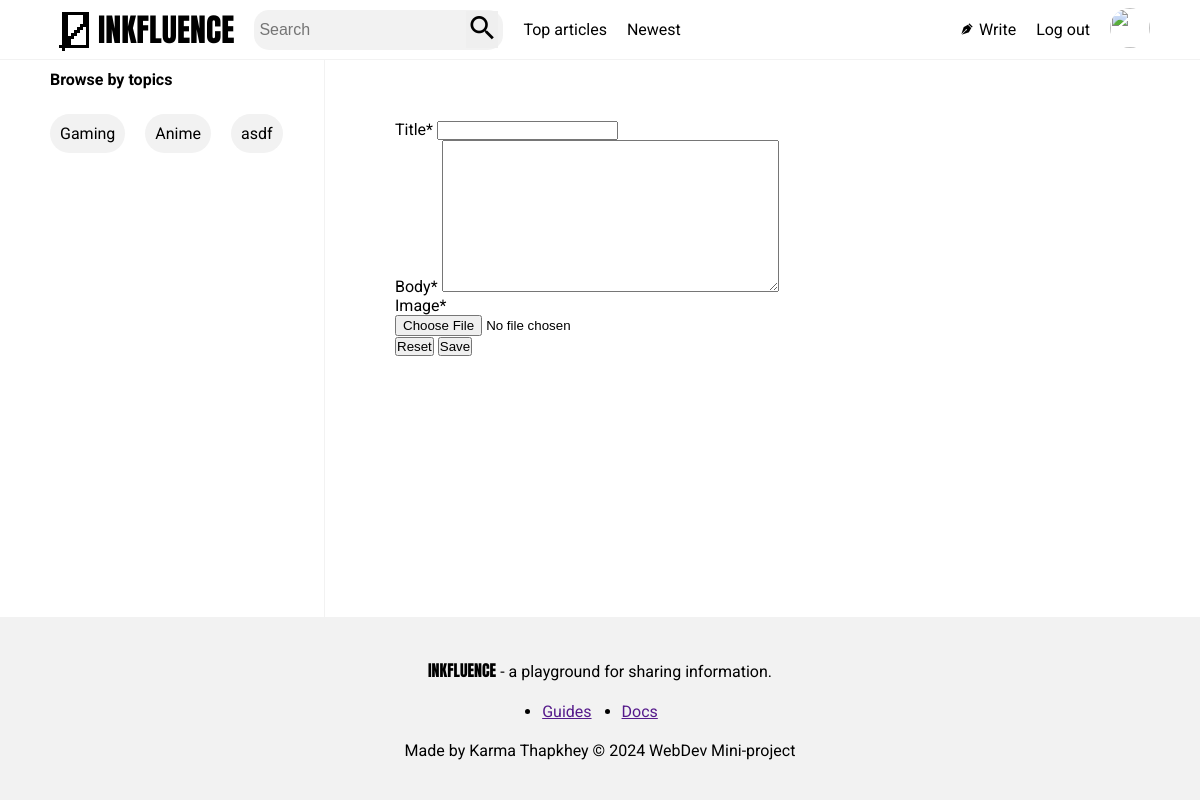
/write/ (signed in), run on the app's committed database.
### main/views.py (the view)
# urls.py: path('write/', writepost, name="write"),
@login_required(login_url='login')
def writepost(request):
    tags = Tag.objects.all()
    if request.method == 'POST':
        form = ArticleForm(request.POST, request.FILES)
        if form.is_valid():
            article = form.save(commit=False)
            article.user = request.user  # Set the user before saving
            article.save()
            form.save_m2m()
            return redirect('home')  # Redirect to a success page
    else:
        form = ArticleForm(initial={'user': request.user})
    return render(request, 'writepost.html', {'form': form, 'tags':tags})

### main/forms.py
class ArticleForm(ModelForm):
    class Meta:
        model = Article
        fields = ["user","title", 'body', "image", "tags"]
        widgets = {
            'tags': forms.Select(choices=categories),
            'user': forms.HiddenInput()
        }

### main/templates/writepost.html (shortened to what this page needs)
{% extends 'index.html' %}
{% block content %}
{% load crispy_forms_tags %}
<form method="post" enctype="multipart/form-data">
    <div class="form-group">
        {% if form %}
            {% for field in form %}
                <div class="mb-4">
                    {{ field|as_crispy_field|safe }}
                </div>
            {% endfor %}
            <div class="mb-3">
                <button type="reset" class="btn btn-secondary">Reset</button>
                <button type="submit" class="btn btn-success">Save</button>
            </div>
        {% endif %}
    </div>
</form>
{% endblock %}

### main/templates/index.html (shortened to what this page needs)
<!DOCTYPE html>
<html lang="en">
<head>
    {% block styles %}
    {% load static %}
    <link rel="stylesheet" href="{% static 'styles.css' %}">
    {% endblock %}
    <link rel="stylesheet" href="https://cdn.jsdelivr.net/npm/@mdi/font@7.4.47/css/materialdesignicons.min.css">
</head>
<body>
    <header>
        <ul class="navbar">
            <li><a href="{% url 'home' %}"><svg xmlns="http://www.w3.org/2000/svg" viewBox="2 1 16 16" height="48px"><path d="M8,11H9V10H10V9H11V8H12V7H13V4H8ZM7,16H6V15H5V14H6V3H15V15H7ZM14,14V8H13V9H12V10H11V11H10V12H9V14Z"/></svg><p>INKFLUENCE</p></a></li>
            <li>
                <div class="search-bar">
                    <form action="{% url 'searchArticle' %}">
                        <input type="search" name="search" placeholder="Search">
                        <button type="submit" class="mdi mdi-magnify"></button>
                    </form>
                </div>
            </li>
            <li>
                <a href="{% url 'topArticles' %}">Top articles</a>
            </li>
            <li>
                <a href="{% url 'newArticles' %}">Newest</a>
            </li>
            <li><span class="mdi mdi-fountain-pen-tip"></span>
                <a href="{% url 'write' %}">Write</a>
            </li>
            <li>
                <a href="{% url 'logout' %}">Log out</a>
            </li>
            <li id="profileimg">
               <img src="{{ user_profile.profileimg.url }}">
            </li>
        </ul>
    </header>
    <div class="main">
        <div class="left-window">
            {% block left-window %}
            <div class="topics">
                <h4>Browse by topics</h4>
                <ul class="topics">
                    {% for article_tag in tags %}
                        <li>
                            <a href="{% url 'articlesByTag' %}?tag={{ article_tag }}">{{ article_tag }}</a>
                        </li>
                    {% endfor %}
                </ul>
            </div>
            {% endblock %}
        </div>
        <div class="main-content">
            {% block content %}
            {% load template_filters %}
            {% endblock %}
        </div>
    </div>
   <footer>
    <div><span>INKFLUENCE</span> - a playground for sharing information.</div>
    <div>
        <ul>
            <li><a href="">Guides</a></li>
            <li><a href="">Docs</a></li>
        </ul>
    </div>
    <div>Made by Karma Thapkhey &#169; 2024 WebDev Mini-project </div>
   </footer>

### main/static/styles.css (style rules this page uses)
* { padding: 0; margin: 0; box-sizing: border-box; }
body { height: 100vh; display: flex; flex-direction: column; }
.navbar { background-color: white; position: fixed; width: 100%; top: 0%; z-index: 2; display: flex; list-style: none; padding: 5px 50px 5px 50px; gap: 20px; border-bottom: 1px solid #F2F2F2; }
.navbar li { display: inline-block; align-self: center; font-family: "Roboto"; font-size: 16px; }
.navbar li:nth-child(1) a { display: flex; align-items: center; font-family: "Anton"; font-size: xx-large; }
.navbar li:nth-child(4) { margin-right: auto; }
.navbar a { text-decoration: none; color: black; }
.search-bar { border-radius: 15px; background-color: #F2F2F2; max-height: 40px; padding: 5px; }
.search-bar form { display: flex; align-items: center; max-height: 30px; }
.search-bar form button { font-size: xx-large; border: none; }
.search-bar input[type="search"] { font-size: 16px; background-color: #F2F2F2; border: none; }
.navbar li:nth-child(3) { display: flex; align-items: center; }
#profileimg img { width: 40px; height: 40px; border-radius: 50%; }
.main { flex: 1; display: flex; flex-direction: row; padding: 50px 50px 0 50px; }
.left-window { flex: 2; border-right: 1px solid #F2F2F2; font-family: Roboto; }
.topics { position: sticky; top: 60px; }
.topics h4 { padding: 10px 10px 10px 0; }
.topics ul { display: flex; flex-wrap: wrap; gap: 20px; padding: 15px 15px 15px 0; }
.topics li { list-style: none; background-color: #F2F2F2; padding: 10px; border-radius: 20px; }
.topics a { text-decoration: none; color: black; }
.main-content { flex: 5; display: flex; flex-direction: column; padding: 70px; font-family: Roboto; }
footer { display: flex; flex-direction: column; border-top: 1px solid #F2F2F2; padding: 30px; font-family: Roboto; background-color: #F2F2F2; }
footer div { text-align: center; padding: 10px; }
footer div span { font-family: Anton; }
footer ul { display: flex; flex-direction: row; justify-content: center; column-gap: 30px; }

### data on the page
Tag: name "Gaming"
Tag: name "Anime"
Tag: name "asdf"
